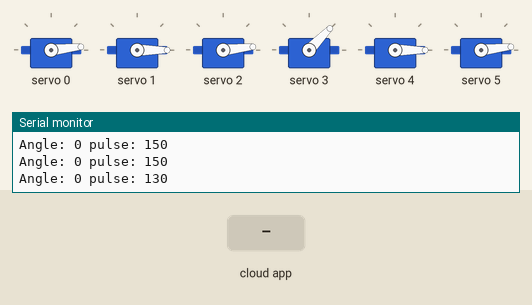
Simulated run of this sketch. Board: Arduino Uno, built with avr-gcc and run on an emulated ATmega328P. On the bench: 6 × servo, the last lines printed to the serial monitor. Inputs (shaded band) come from the test bench. The ROS host is connected and sends only what is stated.

Above: at 3.8 s.
3.9 s: the phone or cloud app sets servo_position_4 to -100
At 8.5 s:
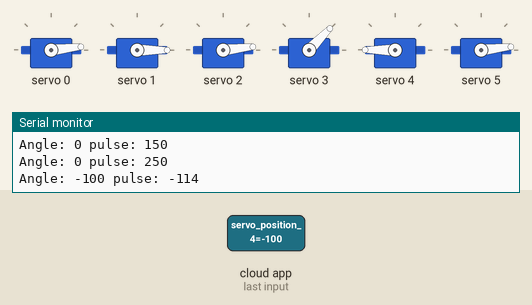
9.5 s: the phone or cloud app sets servo_position_0 to -100
At 13.2 s:
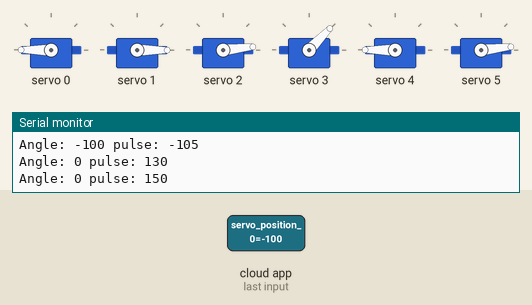
13.5 s: the phone or cloud app sets servo_position_1 to -100
At 16.4 s:
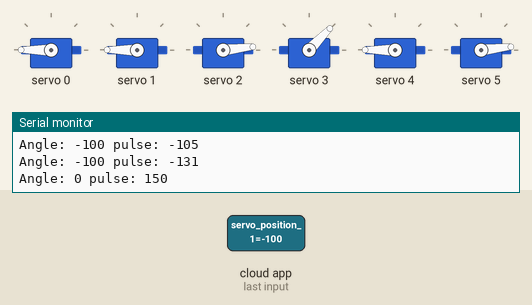
17.0 s: the phone or cloud app sets servo_position_2 to 100
At 19.5 s:
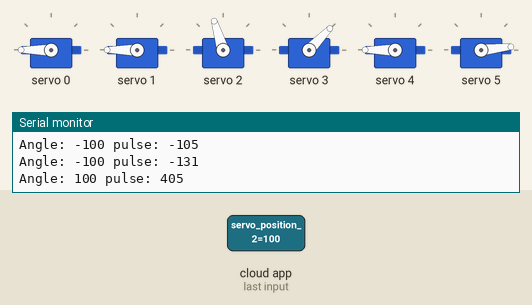
20.5 s: the phone or cloud app sets servo_position_3 to -100
At 23.7 s:
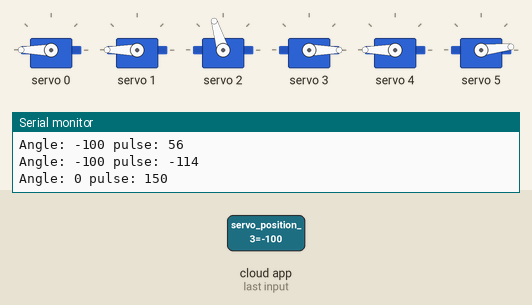
24.0 s: the phone or cloud app sets servo_position_5 to 100
At 27.3 s:
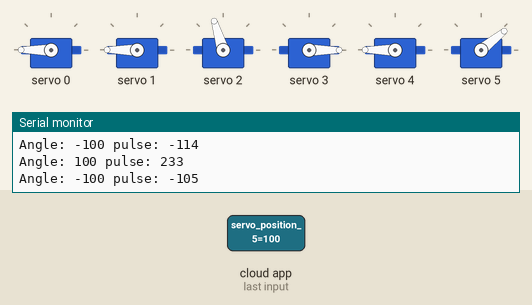
Timing chart, 0 to 28.8 s (numbered marks = the images above; inputs shaded):
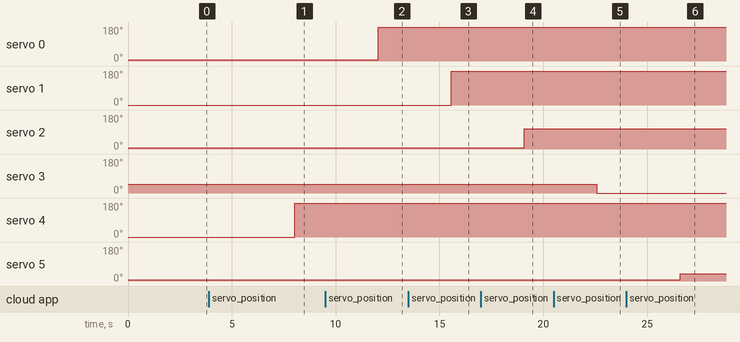

Measured:
- after the input at 3.9 s, servo 4: 0° → 180° after 4.1 s
- after the input at 9.5 s, servo 0: 6° → 180° after 2.5 s
- after the input at 13.5 s, servo 1: 0° → 180° after 2.1 s
- after the input at 17.0 s, servo 2: 6° → 107° after 2.1 s
- after the input at 20.5 s, servo 3: 46° → 0° after 2.1 s
- after the input at 24.0 s, servo 5: 6° → 39° after 2.6 s

The sketch:

arm_motion.ino
```cpp
#include <Wire.h>
#include <Adafruit_PWMServoDriver.h>
#include <ros.h>
#include <std_msgs/Float64.h>

Adafruit_PWMServoDriver pwm1 = Adafruit_PWMServoDriver(0x40);
//Adafruit_PWMServoDriver pwm2 = Adafruit_PWMServoDriver(0x41);

//#define SERVOMIN  120 // this is the 'minimum' pulse length count (out of 4096)
//#define SERVOMAX  630 // this is the 'maximum' pulse length count (out of 4096)

/*#define SERVOMIN5  150
#define SERVOMAX5  300
#define SERVOMIN4  130
#define SERVOMAX4  570
#define SERVOMIN3  250
#define SERVOMAX3  600
#define SERVOMIN2  150
#define SERVOMAX2  610
#define SERVOMIN1  130
#define SERVOMAX1  600
#define SERVOMIN0  150
#define SERVOMAX0  610*/

int servomin[6] = {150, 130, 150, 250, 130, 150};
int servomax[6] = {610, 600, 610, 600, 570, 300};
uint8_t servonum = 0;

std_msgs::Float64 servo_positions[6];

void callback0(const std_msgs::Float64 &msg){
  servo_positions[0].data = msg.data;
}
void callback1(const std_msgs::Float64 &msg){
  servo_positions[1].data = msg.data;
}
void callback2(const std_msgs::Float64 &msg){
  servo_positions[2].data = msg.data;
}
void callback3(const std_msgs::Float64 &msg){
  servo_positions[3].data = msg.data;
}
void callback4(const std_msgs::Float64 &msg){
  servo_positions[4].data = msg.data;
}
void callback5(const std_msgs::Float64 &msg){
  servo_positions[5].data = msg.data;
}

ros::NodeHandle nh;
ros::Subscriber<std_msgs::Float64> sub0("servo_position_0", callback0);
ros::Subscriber<std_msgs::Float64> sub1("servo_position_1", callback1);
ros::Subscriber<std_msgs::Float64> sub2("servo_position_2", callback2);
ros::Subscriber<std_msgs::Float64> sub3("servo_position_3", callback3);
ros::Subscriber<std_msgs::Float64> sub4("servo_position_4", callback4);
ros::Subscriber<std_msgs::Float64> sub5("servo_position_5", callback5);

void setup() {

  nh.initNode();

  nh.subscribe(sub0);
  nh.subscribe(sub1);
  nh.subscribe(sub2);
  nh.subscribe(sub3);
  nh.subscribe(sub4);
  nh.subscribe(sub5);

  //Wire.setSCL(19);
  //Wire.setSDA(18);
  //Wire.begin();

  Serial.begin(9600);
  Serial.println("16 channel Servo test!");

  pwm1.begin();
  pwm1.setPWMFreq(60);  // Analog servos run at ~60 Hz updates
  //pwm2.begin();
  //pwm2.setPWMFreq(60);  // Analog servos run at ~60 Hz updates

  //yield();
}

void loop() {

  nh.spinOnce();
  delay(1);

  for(int i = 0; i < 6; i++){
    pwm1.setPWM(i, 0, angleToPulse(servo_positions[i].data, i));
    delay(500);
  }

  /*for(int angle = 0; angle < 181; angle += 20){
    for(int i = 0; i < 6; i++){
      delay(500);
      pwm1.setPWM(i, 0, angleToPulse(angle, i));
    }
  }*/

}

int angleToPulse(int ang, int servo){
   int pulse = map(ang, 0, 180, servomin[servo], servomax[servo]); // map angle of 0 to 180 to Servo min and Servo max
   Serial.print("Angle: ");Serial.print(ang);
   Serial.print(" pulse: ");Serial.println(pulse);
   return pulse;
}
```
